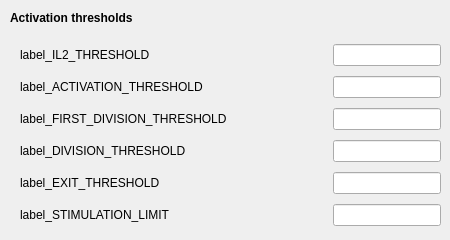
          <widget class="QWidget" name="tab_receptor">
           <attribute name="title">
            <string>Receptor</string>
           </attribute>
           <widget class="QWidget" name="layoutWidget_2">
            <property name="geometry">
             <rect>
              <x>20</x>
              <y>40</y>
              <width>421</width>
              <height>191</height>
             </rect>
            </property>
            <layout class="QGridLayout" name="gridLayout_3" columnstretch="0,0">
             <item row="0" column="0">
              <widget class="QMyLabel" name="label_IL2_THRESHOLD">
               <property name="text">
                <string>label_IL2_THRESHOLD</string>
               </property>
              </widget>
             </item>
             <item row="1" column="0">
              <widget class="QMyLabel" name="label_ACTIVATION_THRESHOLD">
               <property name="text">
                <string>label_ACTIVATION_THRESHOLD</string>
               </property>
              </widget>
             </item>
             <item row="2" column="0">
              <widget class="QMyLabel" name="label_FIRST_DIVISION_THRESHOLD">
               <property name="text">
                <string>label_FIRST_DIVISION_THRESHOLD</string>
               </property>
              </widget>
             </item>
             <item row="3" column="0">
              <widget class="QMyLabel" name="label_DIVISION_THRESHOLD">
               <property name="sizePolicy">
                <sizepolicy hsizetype="MinimumExpanding" vsizetype="Preferred">
                 <horstretch>0</horstretch>
                 <verstretch>0</verstretch>
                </sizepolicy>
               </property>
               <property name="mouseTracking">
                <bool>false</bool>
               </property>
               <property name="text">
                <string>label_DIVISION_THRESHOLD</string>
               </property>
               <property name="wordWrap">
                <bool>false</bool>
               </property>
              </widget>
             </item>
             <item row="4" column="0">
              <widget class="QMyLabel" name="label_EXIT_THRESHOLD">
               <property name="mouseTracking">
                <bool>false</bool>
               </property>
               <property name="text">
                <string>label_EXIT_THRESHOLD</string>
               </property>
               <property name="wordWrap">
                <bool>false</bool>
               </property>
              </widget>
             </item>
             <item row="0" column="1">
              <widget class="QLineEdit" name="line_IL2_THRESHOLD">
               <property name="sizePolicy">
                <sizepolicy hsizetype="Fixed" vsizetype="Fixed">
                 <horstretch>120</horstretch>
                 <verstretch>0</verstretch>
                </sizepolicy>
               </property>
               <property name="alignment">
                <set>Qt::AlignRight|Qt::AlignTrailing|Qt::AlignVCenter</set>
               </property>
              </widget>
             </item>
             <item row="1" column="1">
              <widget class="QLineEdit" name="line_ACTIVATION_THRESHOLD">
               <property name="sizePolicy">
                <sizepolicy hsizetype="Fixed" vsizetype="Fixed">
                 <horstretch>120</horstretch>
                 <verstretch>0</verstretch>
                </sizepolicy>
               </property>
               <property name="alignment">
                <set>Qt::AlignRight|Qt::AlignTrailing|Qt::AlignVCenter</set>
               </property>
              </widget>
             </item>
             <item row="2" column="1">
              <widget class="QLineEdit" name="line_FIRST_DIVISION_THRESHOLD">
               <property name="sizePolicy">
                <sizepolicy hsizetype="Fixed" vsizetype="Fixed">
                 <horstretch>120</horstretch>
                 <verstretch>0</verstretch>
                </sizepolicy>
               </property>
               <property name="alignment">
                <set>Qt::AlignRight|Qt::AlignTrailing|Qt::AlignVCenter</set>
               </property>
              </widget>
             </item>
             <item row="3" column="1">
              <widget class="QLineEdit" name="line_DIVISION_THRESHOLD">
               <property name="sizePolicy">
                <sizepolicy hsizetype="Fixed" vsizetype="Fixed">
                 <horstretch>120</horstretch>
                 <verstretch>0</verstretch>
                </sizepolicy>
               </property>
               <property name="alignment">
                <set>Qt::AlignRight|Qt::AlignTrailing|Qt::AlignVCenter</set>
               </property>
              </widget>
             </item>
             <item row="4" column="1">
              <widget class="QLineEdit" name="line_EXIT_THRESHOLD">
               <property name="sizePolicy">
                <sizepolicy hsizetype="Fixed" vsizetype="Fixed">
                 <horstretch>120</horstretch>
                 <verstretch>0</verstretch>
                </sizepolicy>
               </property>
               <property name="alignment">
                <set>Qt::AlignRight|Qt::AlignTrailing|Qt::AlignVCenter</set>
               </property>
              </widget>
             </item>
             <item row="5" column="0">
              <widget class="QMyLabel" name="label_STIMULATION_LIMIT">
               <property name="mouseTracking">
                <bool>false</bool>
               </property>
               <property name="text">
                <string>label_STIMULATION_LIMIT</string>
               </property>
               <property name="wordWrap">
                <bool>false</bool>
               </property>
              </widget>
             </item>
             <item row="5" column="1">
              <widget class="QLineEdit" name="line_STIMULATION_LIMIT">
               <property name="sizePolicy">
                <sizepolicy hsizetype="Fixed" vsizetype="Fixed">
                 <horstretch>120</horstretch>
                 <verstretch>0</verstretch>
                </sizepolicy>
               </property>
               <property name="alignment">
                <set>Qt::AlignRight|Qt::AlignTrailing|Qt::AlignVCenter</set>
               </property>
              </widget>
             </item>
            </layout>
           </widget>
           <widget class="QLabel" name="label_40">
            <property name="geometry">
             <rect>
              <x>10</x>
              <y>10</y>
              <width>211</width>
              <height>16</height>
             </rect>
            </property>
            <property name="font">
             <font>
              <weight>75</weight>
              <bold>true</bold>
             </font>
            </property>
            <property name="text">
             <string>Activation thresholds</string>
            </property>
           </widget>
          </widget>
